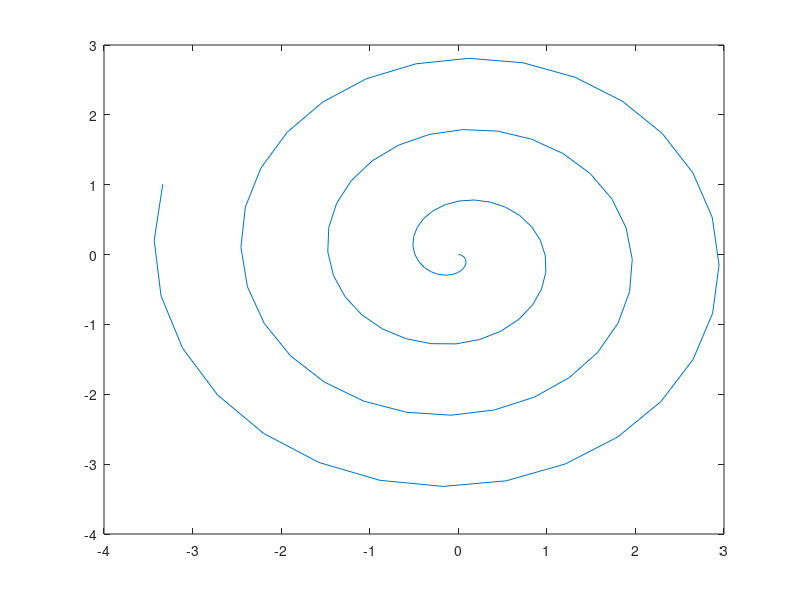

MATLAB code for this plot: (Note: this script raises an error after producing the figure.)

delta_r = 2;
V_clv = 2;

gamma = linspace(0,2*pi);

r = sqrt((delta_r * V_clv)/pi)*gamma;
theta = sqrt((V_clv * 4*pi)/delta_r)*gamma;

%% Circular Spiral

x = r .* cos(theta);
y = r .* sin(theta);

plot(x,y);

%% Eliptical Spiral

P_center = [0; 0];
a= 0.49;
b= 0.51;
alpha=0;

sum = a + b;
a = a / sum;
b = b / sum;

x = P_center(1) + cos(alpha)*a*r.*cos(theta) - sin(alpha)*b*r.*sin(theta);
y = P_center(2) + sin(alpha)*a*r.*cos(theta) - cos(alpha)*b*r.*sin(theta);

plot(x,y);

%% Parameter estimation

P_center = [2; -1];

% Create GM
mu = [[2,-1];];
sigma = cat(3,[5 1]);
gm = gmdistribution(mu,sigma);
[f, x_sym] = get_gm_pdf(gm);

eps = 0.2;
[fit, fit_sym, Q] = get_quadratic_fit(P_center, eps, f, x_sym, 'optimize');

p = P_center;
eps = 0.5;
xa = [p(1); p(1) + eps; p(1) - eps; p(1)      ; p(1)      ; p(1) + eps; p(1) + eps; p(1) - eps; p(1) - eps];
ya = [p(2); p(2)      ; p(2)      ; p(2) + eps; p(2) - eps; p(2) + eps; p(2) - eps; p(2) - eps; p(2) + eps];
x = [xa;ya];
Q = get_Q_matrix(x,gm);

[V, D] = eig(Q);

a = 1/sqrt(abs(D(1,1)));
b = 1/sqrt(abs(D(2,2)));

alpha = atan(V(1,1)./V(1,2));

a = a / (a + b);
b = b / (a + b);

x = P_center(1) + cos(alpha)*a*r.*cos(theta) - sin(alpha)*b*r.*sin(theta);
y = P_center(2) + sin(alpha)*a*r.*cos(theta) - cos(alpha)*b*r.*sin(theta);

plot_gm_contour(gm, [-6, 6]);
hold on
plot(x,y);

%%

P_center = [2; -1];

% Create GM
mu = [[2,-1];];
sigma = cat(3,[5 1]);
gm = gmdistribution(mu,sigma);

delta_r = 2;
V_vlc = 1;

p = P_center;
eps = 0.5;
xa = [p(1); p(1) + eps; p(1) - eps; p(1)      ; p(1)      ; p(1) + eps; p(1) + eps; p(1) - eps; p(1) - eps];
ya = [p(2); p(2)      ; p(2)      ; p(2) + eps; p(2) - eps; p(2) + eps; p(2) - eps; p(2) - eps; p(2) + eps];
x = [xa';ya'];
x = horzcat(x,P_center);

spiral = compute_spiral(delta_r, V_vlc, x, gm);

plot_optimization_results(gm, [-6 6], x, x(:,1), 'Spiral Test');

hold on
plot(spiral(1,:),spiral(2,:));

%% Elipse around maximum

P_center = [0; 0];

% Create GM
mu = [[P_center(1),P_center(2)];];
sigma = cat(3,[5 1]);
gm = gmdistribution(mu,sigma);

delta_r = 2;
V_vlc = 1;

p = P_center;
eps = 0.5;
xa = [p(1); p(1) + eps; p(1) - eps; p(1)      ; p(1)      ; p(1) + eps; p(1) + eps; p(1) - eps; p(1) - eps];
ya = [p(2); p(2)      ; p(2)      ; p(2) + eps; p(2) - eps; p(2) + eps; p(2) - eps; p(2) - eps; p(2) + eps];
x = [xa';ya'];
x = horzcat(x,P_center);

syms gamma
[spiral, a, b, alpha] = compute_spiral(delta_r, V_vlc, x(:,end), gm, gamma, P_center);
rel = b/a;

current_waypoint = [-2;3];

% scale the axes of the elipse so it touches the current_waypoint
A = (current_waypoint(1) - P_center(1))^2;
B = (current_waypoint(2) - P_center(2))^2;

%coefvct = [1  -2  (1-A-B) (2*A) -A]; 
coefvct = [-rel^2  0  (A*rel^2+B) 0 0]; 

tt = roots(coefvct) ;  

a = max(real(tt));
b = rel * a;

% at the end, only need c1 and c2, 
% to check if point is inside elipse, sum of distance to c1 and c2 is 2*a

theta = linspace(0,2*pi);

xx = x(1,end) + cos(alpha)*a.*cos(theta) - sin(alpha)*b.*sin(theta);
yy = x(2,end) + sin(alpha)*a.*cos(theta) - cos(alpha)*b.*sin(theta);

plot_gm(gm, [-11 11]);
hold on
scatter(current_waypoint(1), current_waypoint(2));
plot(xx,yy);

%% get_ellipse test

P_center = [0; 0];
current_waypoint = [0;4];
alpha = pi/6;
alpha = 0;
a = 4;
b = 2;

[a, b, alpha, c1, c2] = get_ellipse(a, b, alpha, current_waypoint, P_center);

test = [0;0];
c = 0;
if norm(c1 - test)+norm(c2 - test) - 2 * a <= 0.01
    c = 1;
end
c

theta = linspace(0,2*pi);
xx = P_center(1) + cos(alpha)*a.*cos(theta) - sin(alpha)*b.*sin(theta);
yy = P_center(2) + sin(alpha)*a.*cos(theta) - cos(alpha)*b.*sin(theta);

plot(xx,yy);
hold on
scatter(c1(1), c1(2));
scatter(c2(1), c2(2));

%% get_ellipse_2 test

P_center = [0; 0];
current_waypoint = [0;4];
alpha = pi/6;
alpha = 0;
a = 4;
b = 2;

f = get_ellipse_2(a,b,alpha, P_center);

test = [0;5];
c = 0;

if f(test) <= f(current_waypoint)
    c=1;
end
c

%% square spiral test

c = [-2; 1];
angle = 1.39;

k = 6;
m = 0;
r = 0.2;

ss = get_square_spiral(k, m, r, angle);
ss = c + ss;

plot(ss(1,:), ss(2, :));

